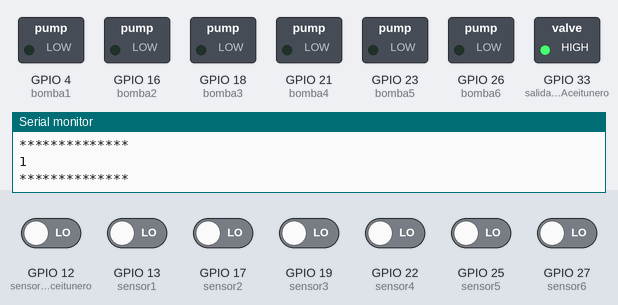
The program below on a simulated ESP32. Shown: switched loads named in the program (green lamp = pin HIGH), the last lines printed to the serial monitor. The test bench sets the inputs (shaded band); at power-on: GPIO 12 (sensorNivelAceitunero), GPIO 13 (sensor1), GPIO 17 (sensor2), GPIO 19 (sensor3), GPIO 22 (sensor4), GPIO 25 (sensor5), GPIO 27 (sensor6) LOW.

Above: at 2.7 s.
2.8 s: GPIO 12 (sensorNivelAceitunero) driven HIGH
At 3.1 s:
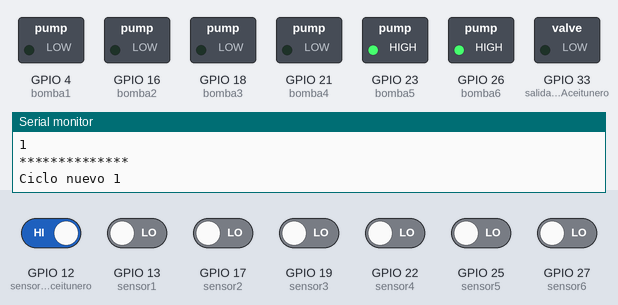
4.3 s: GPIO 13 (sensor1) driven HIGH
At 5.4 s:
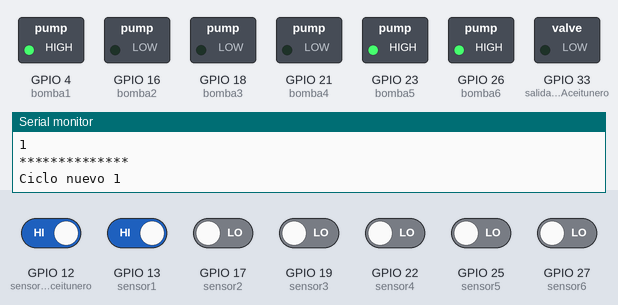
5.8 s: GPIO 12 (sensorNivelAceitunero) driven LOW
At 6.6 s:
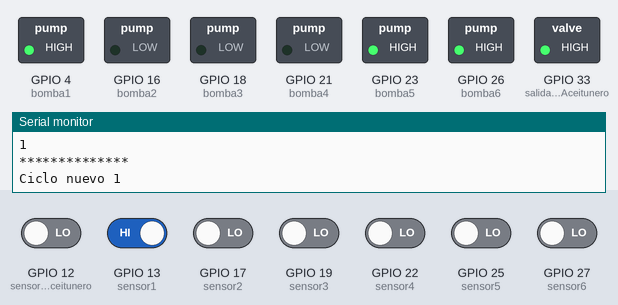
Timing chart, 0 to 8.8 s (numbered marks = the images above; inputs shaded):
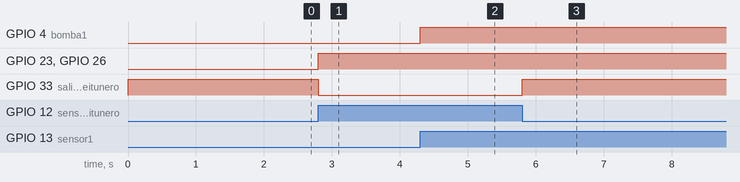

The program:

main.cpp
```cpp
#include <Arduino.h>

// PINES DISPONIBLES EN EL ESP32
const int pinesDisponibles[] = {4, 13, 16, 17, 18, 19, 21, 22, 23, 25, 26, 27, 32, 33}; // 12 disponibles

int vueltas;
// 33 salida para solenoide
// 34 entrada para solenoide (sensor de nivel del aceitunero)
int salidaSolenoideAceitunero = 33;
int sensorNivelAceitunero = 12;

// DURACIÓN DEL CICLO EN EL QUE SE LLENA EL ACEITUNERO
const unsigned long int lapsoAceitunero = 3 * 60 * 60000; // 3 horas
// const unsigned long int lapsoAceitunero = 10000; // 3 horas
unsigned int tiempoAnteriorAceitunero;

// DURACIÓN DEL CICLO PARA EL VACIADO DE LAS TORRES
unsigned int tiempoAnterior;
const unsigned long int lapso = 2 * 60 * 60000; // 3 horas         // ahora cada 2 horas                                                                                 * 60000
// const unsigned long int lapso = 6000; // 1 min

// CONTROL DEL LLENADO DE TAPER DE TORRES
bool tocaLlenarTaperTorres;

// DURACIÓN DEL CICLO PARA EL LLENADO DEL TÁPER DE TOMATES
unsigned int tiempoAnteriorTomates;
const unsigned long int lapsoTomates = 1 * 60 * 60000; // 1 hora
unsigned int pausa1;                                   // pausa periódica para el vaciado de la torre 1 para que la bomba descanse de a ratos
// const unsigned long int lapsoTomates = 30000; // 30 seg
bool cicloNuevo = false;
bool cicloNuevoAceitunero = false;

bool primerCiclo = true; // Recién arranca

// DEFINICIÓN DE QUÉ PINES SON PARA CUÁLES BOMBAS Y SENSORES:
bool succion1 = false; // Es la más cercana a la caja de control. La que termina de desaguar al final.
const int bomba1 = 4;
const int sensor1 = 13;
int nivel1 = 1;

bool succion2 = false;
const int bomba2 = 16;
const int sensor2 = 17;
int nivel2 = 1;

bool succion3 = false;
const int bomba3 = 18;
const int sensor3 = 19;
int nivel3 = 1;

bool succion4 = false;
const int bomba4 = 21;
const int sensor4 = 22;
int nivel4 = 1;

// Se van a usar el 5 y 6 para bombear agua los tanques. El 5 para las torres debe hacerlo al terminar el drenaje.
bool succion5 = false;
const int bomba5 = 23;  // torre
const int sensor5 = 25; // torre
int nivel5 = 1;

bool succion6 = false;
const int bomba6 = 26;  // tomates
const int sensor6 = 27; // tomates
int nivel6 = 1;

int nivelAceitunero = 1;

// void rellenarTorres();
// void rellenarTomates();
void rellenarAceitunero();
// void vaciarTorre1();

void setup()
{
  vueltas = 0;

  bool tocaLlenarTaperTorres = false;

  tiempoAnterior = millis();
  tiempoAnteriorTomates = millis();
  tiempoAnteriorAceitunero = millis();
  pausa1 = millis();
  Serial.begin(115200);

  pinMode(sensor1, INPUT_PULLDOWN);
  pinMode(bomba1, OUTPUT);

  pinMode(sensor2, INPUT_PULLDOWN);
  pinMode(bomba2, OUTPUT);

  pinMode(sensor3, INPUT_PULLDOWN);
  pinMode(bomba3, OUTPUT);

  pinMode(sensor4, INPUT_PULLDOWN);
  pinMode(bomba4, OUTPUT);

  pinMode(sensor5, INPUT_PULLDOWN);
  pinMode(bomba5, OUTPUT);

  pinMode(sensor6, INPUT_PULLDOWN);
  pinMode(bomba6, OUTPUT);

  pinMode(sensorNivelAceitunero, INPUT_PULLDOWN);
  pinMode(salidaSolenoideAceitunero, OUTPUT);
  digitalWrite(salidaSolenoideAceitunero, HIGH); // HIGH SIGNIFICA APAGADO PORQUE EL RELAY ES NC
  delay(1500);
  Serial.println("**************");
  Serial.println(nivel1);
  Serial.println("**************");
}

void loop()
{
  nivelAceitunero = digitalRead(sensorNivelAceitunero);
  // RELLENAR ACEITUNERO
  // if (digitalRead(sensorNivelAceitunero) == 0)
  // {
  //   digitalWrite(salidaSolenoideAceitunero, HIGH);
  //   cicloNuevoAceitunero = false;
  //   tiempoAnteriorAceitunero = millis();
  // }

  if (((millis() - tiempoAnteriorAceitunero > lapsoAceitunero) || primerCiclo) && nivelAceitunero == 1)
  {
    cicloNuevoAceitunero = true;
    tiempoAnteriorAceitunero = millis();
    // rellenarAceitunero();
    if (nivelAceitunero == 1)
    {
      digitalWrite(salidaSolenoideAceitunero, LOW);
    }
  }

  if (nivelAceitunero == 0)
  {
    cicloNuevoAceitunero = false;
    digitalWrite(salidaSolenoideAceitunero, HIGH);
    return;
  }

  // Obtener valores de niveles
  nivel1 = digitalRead(sensor1);
  nivel2 = digitalRead(sensor2);
  nivel3 = digitalRead(sensor3);
  nivel4 = digitalRead(sensor4);
  nivel5 = digitalRead(sensor5);
  nivel6 = digitalRead(sensor6);

  // VACIADO DE LAS TORRES
  if (millis() - tiempoAnterior > lapso || primerCiclo)
  {
    vueltas++;
    primerCiclo = false;
    tiempoAnterior = millis();
    cicloNuevo = true;
    Serial.print("Ciclo nuevo ");
    Serial.println(vueltas);
    /* Bomba 1 */
    if (!succion1 && nivel1 == 0)
    {
      succion1 = true;
      digitalWrite(bomba1, LOW);
      // vaciarTorre1();
    }
    if (nivel1 == 1)
    {
      succion1 = false;
      digitalWrite(bomba1, HIGH);
      Serial.println("apagar bomba 1");
    }

    /* Bomba 2 */
    if (!succion2 && nivel2 == 0)
    {
      succion2 = true;
      digitalWrite(bomba2, LOW);
    }
    if (nivel2 == 1)
    {
      succion2 = false;
      digitalWrite(bomba2, HIGH);
      Serial.println("apagar bomba 2");
    }

    /* Bomba 3 */
    if (!succion3 && nivel3 == 0)
    {
      succion3 = true;
      digitalWrite(bomba3, LOW);
    }
    if (nivel3 == 1)
    {
      succion3 = false;
      digitalWrite(bomba3, HIGH);
      Serial.println("apagar bomba 3");
    }

    /* Bomba 4 */
    if (!succion4 && nivel4 == 0)
    {
      succion4 = true;
      digitalWrite(bomba4, LOW);
    }
    if (nivel4 == 1)
    {
      succion4 = false;
      digitalWrite(bomba4, HIGH);
      Serial.println("apagar bomba 4");
    }
  }

  /* Apagar Bomba 1 */

  if (nivel5 == 0) // Este sensor marca 1 cuando el nivel está abajo
  {
    tocaLlenarTaperTorres = false;
    cicloNuevo = false;
    digitalWrite(bomba5, HIGH);
  }
  if (succion1 = true && nivel1 == 1)
  {
    succion1 = false;
    digitalWrite(bomba1, HIGH);

    // Después de apagar la bomba 1 se debe rellenar el táper de torres:

    if (nivel5 == 1 && cicloNuevo)
    {
      tocaLlenarTaperTorres = true;
    }
    if (tocaLlenarTaperTorres)
    {
      digitalWrite(bomba5, LOW);
    }
    else
    {
      digitalWrite(bomba5, HIGH);
    }
  }

  if (nivel1 == 1) // Apagar la bomba 1 si el sensor de nivel está en 1
  {
    succion1 = false;
    digitalWrite(bomba1, HIGH); // Apagar la bomba 1
  }

  /* Apagar Bomba 5 */
  if (nivel5 == 1)
  {
    succion5 = false;
    digitalWrite(bomba5, HIGH);
  }

  /* Apagar Bomba 6 */
  // if (nivel6 == 1)
  // {
  //   succion6 = false;
  //   digitalWrite(bomba6, HIGH);
  // }

  // Rellenar táper de tomates

  if ((millis() - tiempoAnteriorTomates > lapsoTomates)) // Este sensor marca 1 cuando el nivel está abajo
  {
    tiempoAnteriorTomates = millis();
    if (nivel6 == 1)
      digitalWrite(bomba6, LOW);
  }
  if (nivel6 != 1)
  {
    digitalWrite(bomba6, HIGH);
  }
}

// ABAJO SE DEFINEN LAS FUNCIONES:

// void rellenarTorres()
// {
//   while (tocaLlenarTaperTorres) // Este sensor marca 1 cuando el nivel está abajo
//   {
//     digitalWrite(bomba5, LOW);
//     if (digitalRead(sensor5) != 1)
//       tocaLlenarTaperTorres = false;
//   }

//   digitalWrite(bomba5, HIGH);
//   succion5 = false;
//   cicloNuevo = false;
//   return;
// }

// void rellenarTomates()
// {
//   while (digitalRead(sensor6) == 1)
//   {
//     digitalWrite(bomba6, LOW);
//   }
//   digitalWrite(bomba6, HIGH);
//   return;
// }

void rellenarAceitunero()
{
  while (cicloNuevoAceitunero)
  {
    digitalWrite(salidaSolenoideAceitunero, LOW);
    if (digitalRead(sensorNivelAceitunero) == 0)
    {
      cicloNuevoAceitunero = false;
      digitalWrite(salidaSolenoideAceitunero, HIGH);
      return;
    }
  }
  return;
}

// void vaciarTorre1()
// {
//   while (succion1)
//   {
//     Serial.println("entra al while");
//     if (millis() - pausa1 < 30000) // primero debe funcionar 30 segundos
//     {
//       digitalWrite(bomba1, LOW);
//       Serial.println("menos de 30 seg");
//     }
//     if ((millis() - pausa1) >= 30000 && (millis() - pausa1) <= 35000) // pausa de 5 segundos para que descanse la bomba
//     {
//       digitalWrite(bomba1, HIGH);
//       Serial.println("entre 30 seg y 35 seg");
//     }
//     if (millis() - pausa1 > 35000) // resetear el contador de pausa1
//     {
//       pausa1 = millis();
//       digitalWrite(bomba1, LOW);
//       Serial.println("más de 35 seg - reset");
//     }
//   }
// }
```

Measured:
- after the input at 2.8 s, GPIO 23 (bomba5), GPIO 26 (bomba6): LOW → HIGH at once; GPIO 33 (salidaSolenoideAceitunero): HIGH → LOW at once
- after the input at 4.3 s, GPIO 4 (bomba1): LOW → HIGH at once
- after the input at 5.8 s, GPIO 33 (salidaSolenoideAceitunero): LOW → HIGH at once
